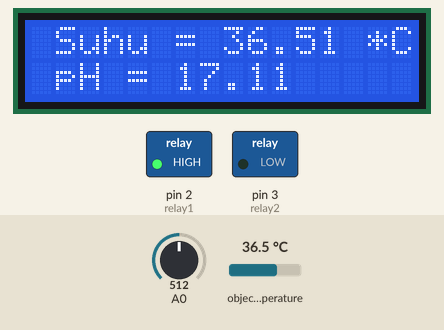
Simulated run of this sketch. Board: Arduino Uno, built with avr-gcc and run on an emulated ATmega328P. Shown: 16×2 character LCD, switched loads named in the sketch (green lamp = pin HIGH). Inputs (shaded band) come from the test bench; at power-on: A0 = 512, object temperature 36.5 °C. What the sketch prints to the serial monitor is not drawn.

Above: at 1.3 s.
1.4 s: A0 set to 387
At 2.1 s:
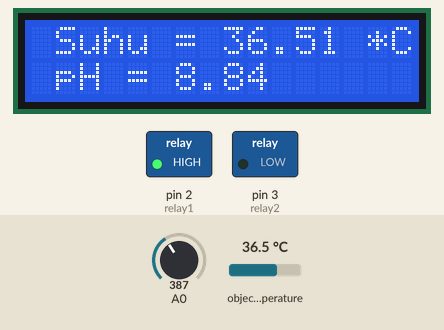
3.2 s: A0 set to 364
At 4.1 s:
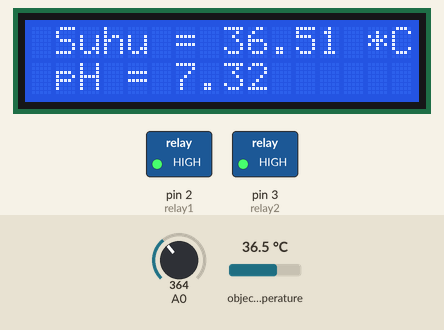
4.8 s: A0 set to 338
At 6.1 s:
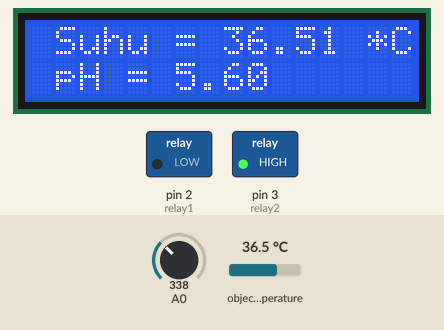
6.4 s: object temperature set to 20 °C
At 7.0 s:
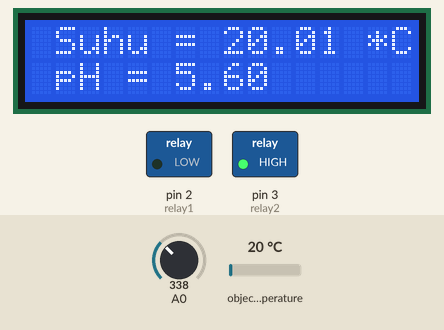
8.0 s: A0 set to 269
At 9.0 s:
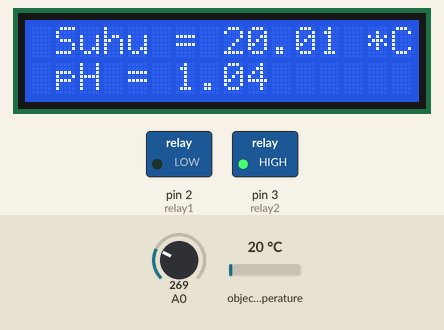
9.6 s: A0 set to 241
At 11.1 s:
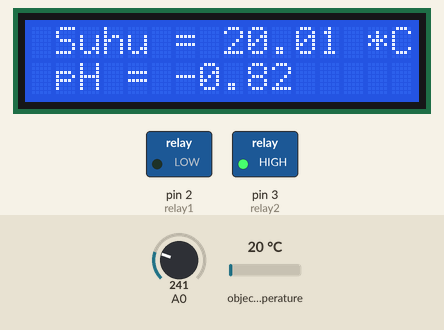
Timing chart, 0 to 12.1 s (numbered marks = the images above; inputs shaded):
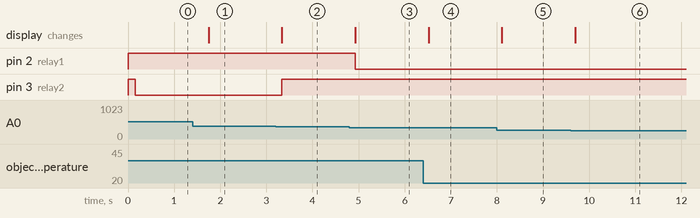

Measured:
- the behaviour switches between 375 and 374 on A0 (found by bisection; images 1 and 2)
- the behaviour switches between 345 and 344 on A0 (found by bisection; images 2 and 3)
- the behaviour switches between 254 and 253 on A0 (found by bisection; images 5 and 6)
- after the input at 1.4 s, the display: changes after 0.35 s (image 1)
- after the input at 3.2 s, pin 3 (relay2): LOW → HIGH after 0.14 s; the display: changes after 0.14 s (image 2)
- after the input at 4.8 s, pin 2 (relay1): HIGH → LOW after 0.13 s; the display: changes after 0.13 s (image 3)
- after the input at 6.4 s, the display: changes after 0.12 s (image 4)
- after the input at 8.0 s, the display: changes after 0.11 s (image 5)
- after the input at 9.6 s, the display: changes after 0.10 s (image 6)

The sketch:

alat_pak_emang.ino
```cpp
#include <Wire.h>
#include <Adafruit_MLX90614.h>
#include <Wire.h>
#include <LiquidCrystal_I2C.h>

LiquidCrystal_I2C lcd(0x3F,16,2);
Adafruit_MLX90614 mlx = Adafruit_MLX90614();

int const relay1 = 2;
int const relay2 = 3;

void setup() {
  pinMode(relay1, OUTPUT);
  pinMode(relay2, OUTPUT);
  Serial.begin(9600);
  Serial.println("Adafruit MLX90614 test");
  digitalWrite(relay1, HIGH);
  digitalWrite(relay2, HIGH);
  mlx.begin();
  lcd.init();                      // initialize the lcd
  lcd.init();
}

void loop() {
//  Serial.print("Ambient = "); Serial.print(mlx.readAmbientTempC());
//  Serial.print("*C\tObject = "); Serial.print(mlx.readObjectTempC()); Serial.println("*C");

  int sensorValue = analogRead(A0);
  float voltage = sensorValue * (5.0 / 529.069767);
  float phFix = (7.0*voltage)-16.76;
//  Serial.print("Analog : "); Serial.println(sensorValue);
//  Serial.print("Voltage : "); Serial.println(voltage);
//  Serial.print("Ph : "); Serial.println(phFix);

  // Print a message to the LCD.
  lcd.backlight();
  lcd.setCursor(1,0);
  lcd.print("Suhu = "); lcd.print(mlx.readObjectTempC()); lcd.println(" *C");
  lcd.setCursor(1,1);
  lcd.print("pH = "); lcd.println(phFix);

  if(phFix<=6){
    digitalWrite(relay1, LOW);
//    Serial.println("Relay 1 Nyala");
  }else if(phFix>6){
    digitalWrite(relay1, HIGH);
//    Serial.println("Relay 1 Mati");
  }
  if(phFix>=8){
    digitalWrite(relay2, LOW);
//    Serial.println("Relay 2 Nyala");
  }else if(phFix<8){
    digitalWrite(relay2, HIGH);
//    Serial.println("Relay 2 Mati");
  }
  delay(500);
}
```
